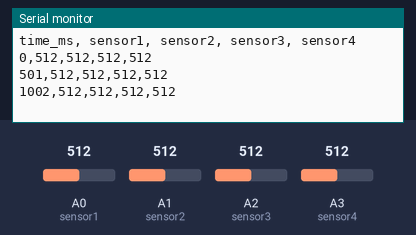
A sketch run on a simulated Arduino Uno, built with avr-gcc and run on an emulated ATmega328P. On the bench: the last lines printed to the serial monitor. Inputs (shaded band) come from the test bench; at power-on: A0 (sensor1) = 512, A1 (sensor2) = 512, A2 (sensor3) = 512, A3 (sensor4) = 512.

Above: at 1.3 s.
1.4 s: A0 (sensor1) set to 716
At 1.9 s:
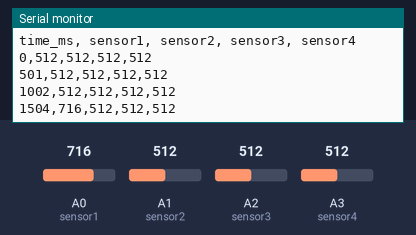
2.9 s: A1 (sensor2) set to 716
At 3.4 s:
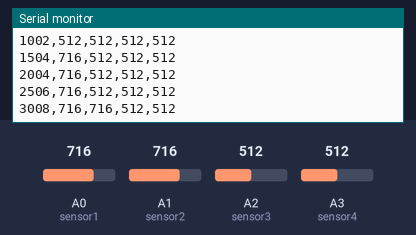
4.4 s: A2 (sensor3) set to 716
At 4.9 s:
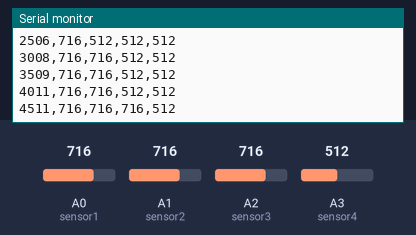
5.9 s: A3 (sensor4) set to 716
At 6.4 s:
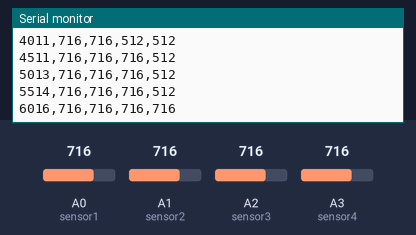
7.4 s: A0 (sensor1) set to 992
At 7.9 s:
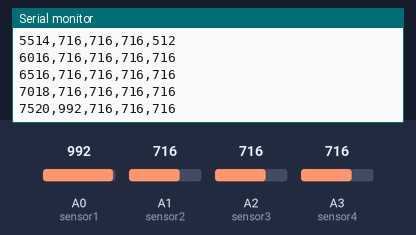
8.9 s: A1 (sensor2) set to 992
At 9.4 s:
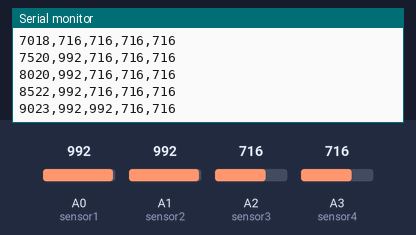
Timing chart, 0 to 11.4 s (numbered marks = the images above; inputs shaded):
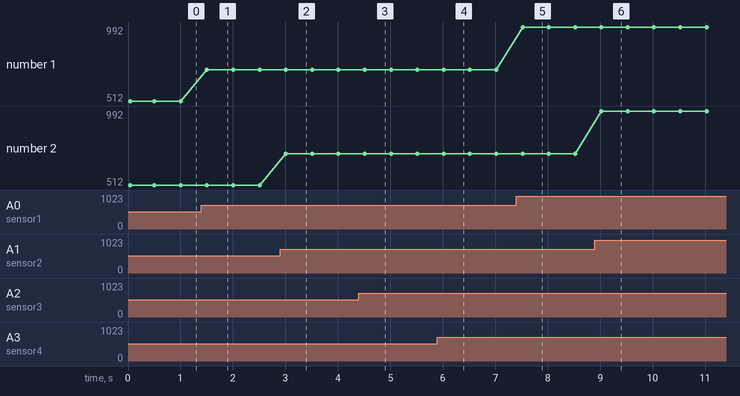

The sketch:

arduino_code_4.ino
```cpp
const float VCC = 3.3;
const int sensor1= A0;
const int sensor2 = A1;
const int sensor3 = A2;
const int sensor4 = A3;


int data1, data2, data3, data4;

String dataLabel1 = "sensor1";
String dataLabel2 = "sensor2";
String dataLabel3 = "sensor3";
String dataLabel4 = "sensor4";

void setup() {
  Serial.begin(9600);
  pinMode(sensor1, INPUT);
  pinMode(sensor2, INPUT);
  pinMode(sensor3, INPUT);
  pinMode(sensor4, INPUT);

  Serial.println("time_ms, sensor1, sensor2, sensor3, sensor4");
}

void loop(){

  data1 = analogRead(sensor1);
  data2 = analogRead(sensor2);
  data3 = analogRead(sensor3);
  data4 = analogRead(sensor4);
  Serial.print(millis());
  Serial.print(",");
  Serial.print(data1);
  Serial.print(",");
  Serial.print(data2);
  Serial.print(",");
  Serial.print(data3);
  Serial.print(",");
  Serial.println(data4);

  delay(500);
}
```

Measured:
- after the input at 1.4 s, the serial monitor: prints a new line after 0.11 s (image 1)
- after the input at 2.9 s, the serial monitor: prints a new line after 0.11 s (image 2)
- after the input at 4.4 s, the serial monitor: prints a new line after 0.11 s (image 3)
- after the input at 5.9 s, the serial monitor: prints a new line after 0.12 s (image 4)
- after the input at 7.4 s, the serial monitor: prints a new line after 0.12 s (image 5)
- after the input at 8.9 s, the serial monitor: prints a new line after 0.12 s (image 6)
- plotted number 1: 512 → 716 after the input at 1.4 s, 716 → 992 after the input at 7.4 s
